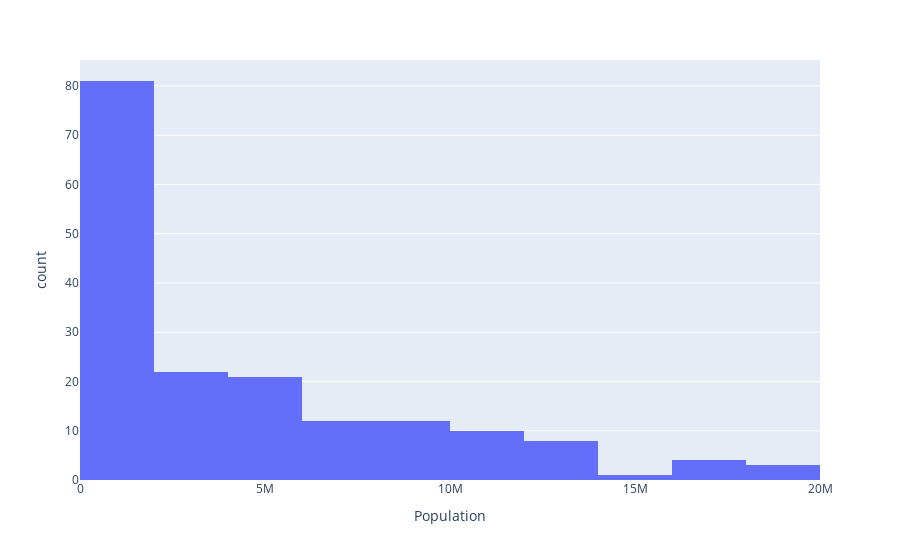

Notebook cell for this chart:
### Markdown cell above
**TASK: You should notice the histogram is skewed due to a few large countries, reset the X axis to only show countries with less than 0.5 billion people**

### Code cell
fig = px.histogram(df[df['Population']<20000000],x='Population')
fig.show()

### Figure 1 — Plotly figure (JSON) as saved in the notebook; plotly's stock layout.template omitted (floating-point values rounded to 4 significant figures; data arrays with more than 128 entries replaced by an {"elided": "..."} marker saying what was removed)
{"data": [{"alignmentgroup": "True", "bingroup": "x", "hovertemplate": "Population=%{x}<br>count=%{y}<extra></extra>", "legendgroup": "", "marker": {"color": "#636efa", "pattern": {"shape": ""}}, "name": "", "offsetgroup": "", "orientation": "v", "showlegend": false, "type": "histogram", "x": {"elided": "174 int values"}, "xaxis": "x", "yaxis": "y"}], "layout": {"barmode": "relative", "legend": {"tracegroupgap": 0}, "margin": {"t": 60}, "xaxis": {"anchor": "y", "domain": [0, 1], "title": {"text": "Population"}}, "yaxis": {"anchor": "x", "domain": [0, 1], "title": {"text": "count"}}}}
